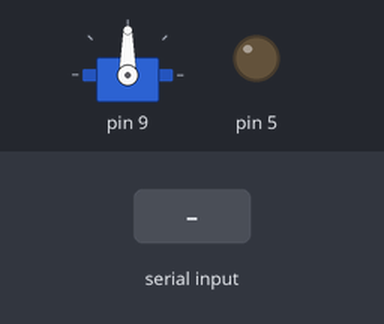
The program below on a simulated Arduino Uno, built with avr-gcc and run on an emulated ATmega328P. Shown: servo, output pins drawn as LEDs (lit = HIGH). Inputs (shaded band) come from the test bench. What the program prints to the serial monitor is not drawn.

Above: at 0.1 s.
At 1.4 s:
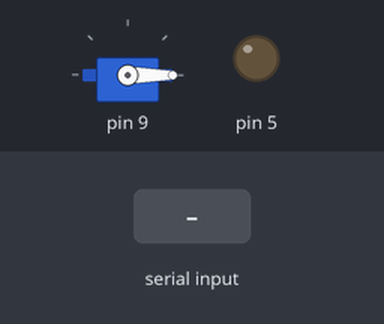
1.5 s: "ON\n" received over Serial
Timing chart, 0 to 4.5 s (numbered marks = the images above; inputs shaded):
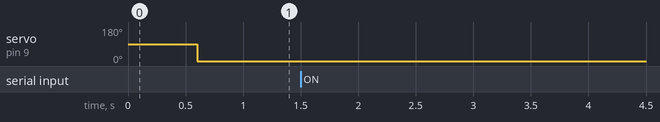

Measured:
- after the input at 1.5 s, every drawn part: stays the same

The program:

main.cpp
```cpp
#include <Arduino.h>
#include <ArduinoJson.h>
#include "scheduler/Scheduler.h"
#include "tasks/MsgService.h"
#include "tasks/RollerBlindsTask.h"
#include "tasks/BlinkTask.h"
#include "tasks/SerialTask.h"
#include "tasks/BtTask.h"
#include "devices/ServoMotor.h"

Scheduler sched;
ServoMotor* servoMotor = new ServoMotor(9);

Task* rollerBlinds = new RollerBlindsTask(servoMotor);
Task* blinking = new BlinkTask(5);
Task* serial = new SerialTask();
Task* bt = new BtTask(3, 2, 5, servoMotor);

void setup() {
  servoMotor->on();

  sched.init(200);

  Serial.begin(9600);

  rollerBlinds->init(500);
  blinking->init(200);
  serial->init(1000);
  bt->init(200);

  sched.addTask(blinking);
  sched.addTask(serial);
  sched.addTask(rollerBlinds);
  sched.addTask(bt);

}

void loop() {
  sched.schedule();
}
```

Led.cpp
```cpp
#include "Arduino.h"
#include "Led.h"

bool lightOn = false;

Led::Led(int pin) {
  this->pin = pin;
  pinMode(pin,OUTPUT);
}

void Led::switchOn() {
  lightOn = true;
  digitalWrite(pin,HIGH);
}

void Led::switchOff() {
  lightOn = false;
  digitalWrite(pin,LOW);
};
```

Led.h
```cpp
#ifndef __LED__
#define __LED__

extern bool lightOn;

class Led {
public:
	Led(int pin);
	void switchOn();
	void switchOff();

private:
	int pin;
};

#endif
```

ServoMotor.cpp
```cpp
#include "ServoMotor.h"
#include "Arduino.h"

#define MAX_ANGLE 180
#define POT_VALUE 1023

ServoMotor::ServoMotor(const int pin) {
  this->pin = pin;
  pinMode(pin, OUTPUT);
}

void ServoMotor::on() {
  motor.attach(pin);
}

void ServoMotor::move(int angle) {
  if(readAngle() != angle){
    motor.write(angle);
  }
}

int ServoMotor::readAngle() {
  return this->motor.read();
}

void ServoMotor::off() {
  motor.detach();
}
```

ServoMotor.h
```cpp
#ifndef __SERVOMOTOR__
#define __SERVOMOTOR__

#include "Servo.h"

class ServoMotor {
public:
  ServoMotor(const int pin);
  void on();
  void move(int angle);
  int readAngle();
  void off();

private:
  int pin;
  Servo motor;
};

#endif
```

Scheduler.cpp
```cpp
#include "Scheduler.h"
#include <TimerOne.h>

volatile bool timerFlag;

void timerHandler(void) {
  timerFlag = true;
}

void Scheduler::init(int basePeriod) {
  this->basePeriod = basePeriod;
  this->previousMillis = 0;
  timerFlag = false;
  nTasks = 0;
}

bool Scheduler::addTask(Task* task) {
  if (nTasks < MAX_TASKS-1) {
    taskList[nTasks] = task;
    nTasks++;
    return true;
  } else {
    return false;
  }
}

void Scheduler::schedule() {
  this->currentMillis = millis();
  if(this->currentMillis - this->previousMillis > basePeriod) {
    this->previousMillis = this->currentMillis;
    for (int i = 0; i < nTasks; i++) {
      if (taskList[i]->updateAndCheckTime(basePeriod)) {
        taskList[i]->tick();
      }
    }
  }
}
```

Scheduler.h
```cpp
#ifndef __SCHEDULER__
#define __SCHEDULER__

#include "..\tasks\Task.h"

#define MAX_TASKS 50

class Scheduler {
public:
  void init(int basePeriod);
  virtual bool addTask(Task* task);
  virtual void schedule();

private:
  unsigned int basePeriod;
  unsigned int currentMillis;
  unsigned int previousMillis;
  int nTasks;
  Task* taskList[MAX_TASKS];
};

#endif
```

BlinkTask.cpp
```cpp
#include "BlinkTask.h"

BlinkTask::BlinkTask(int pin){
  this->led = new Led(pin);
}

void BlinkTask::init(int period){
  Task::init(period);
  ledState = AUTO;
}

void BlinkTask::tick(){
  if(automatic) {
    ledState = AUTO;
  } else {
    ledState = MANUAL;
  }

  switch (ledState){
    case AUTO:
      if(movement_rel && !is_day) {
        led->switchOn();
        light_on = true;
      } else {
        led->switchOff();
        light_on = false;
      }
    break;

    case MANUAL:
      light_on = is_light;
      if(is_light) {
        led->switchOn();
      } else {
        led->switchOff();
      }
    break;
  }
}
```

BlinkTask.h
```cpp
#ifndef __BLINKTASK__
#define __BLINKTASK__

#include "Task.h"
#include "../devices/Led.h"
#include "SerialTask.h"

class BlinkTask: public Task {
public:
  BlinkTask(int pin);
  void init(int period);
  void tick();

private:
  Led* led;
  enum { AUTO, MANUAL} ledState;
};

#endif
```

BtTask.cpp
```cpp
#include "BtTask.h"
#include <ArduinoJson.h>

BtTask::BtTask(int rxPin, int txPin, int ledPin, ServoMotor* servoMotor){
    this->rxPin = rxPin;
    this->txPin = txPin;
    this->led = new Led(ledPin);
    this->servo = servoMotor;
}

void BtTask::init(int period){
    Task::init(period);
    channel = new SoftwareSerial(rxPin, txPin);
    channel->begin(9600);
}

void BtTask::tick(){
    curr_millis = millis();

    /*
        If the timer has expired and there is a bluetooth
        command active, the state returns to automatic.
    */
    if(curr_millis - prev_millis > 10000 && bt_command) {
        bt_command = false;
        automatic = true;
        prev_millis = curr_millis;
    }

    /*
        Chek if there is data transmitted via BT in the Serial channel,
        then read character by character until the end of the message.
    */
    if (channel->available()) {
        msgChar = (char)channel->read();
        BT_input = "";

        while(msgChar != '\n') {
            BT_input.concat(msgChar);
            msgChar = (char)channel->read();
        }

        StaticJsonDocument<56> doc;
        deserializeJson(doc, BT_input);

        bt_command = true;
        automatic = false;

        int angle = (int)(doc["State"]);

        if(doc["State"] == "ON") {
            led->switchOn();
            light_on = true;
            is_light = true;
        } else if (doc["State"] == "OFF") {
            led->switchOff();
            light_on = false;
            is_light = false;
        } else if ((angle >= 0 ) && (angle <= 100)) {
            angle = map(angle, 0, 100, 0, 180);
            servo->move(angle);
            rollerBlindsOpening = angle;
        }
        prev_millis= millis();
    }
}
```

BtTask.h
```cpp
#ifndef __BTTASK__
#define __BTTASK__

#include "Task.h"
#include "SoftwareSerial.h"
#include "MsgService.h"
#include "../devices/Led.h"
#include "../devices/ServoMotor.h"
#include "SerialTask.h"

class BtTask: public Task {

public:
    BtTask(int rxPin, int txPin, int ledPin, ServoMotor* servoMotor);
    void init(int period);
    void tick();

private:
    int rxPin;
    int txPin;
    unsigned long prev_millis = 0;
    unsigned long curr_millis = 0;
    String BT_input;                    // to store the complete message received via BT.
    char msgChar;                       // to store input character received via BT.
    Led* led;                           // the led to turn on/off.
    ServoMotor* servo;                  // the servoMotor to move.
    SoftwareSerial* channel;            // the channel where to read the data transmitted via BT.
};

#endif
```

MsgService.cpp
```cpp
#include "Arduino.h"
#include "MsgService.h"

bool MsgServiceClass::isMsgAvailable(){
  return this->msgAvailable;
}

Msg* MsgServiceClass::receiveMsg(){
  if (this->msgAvailable){
    Msg* msg = currentMsg;
    this->msgAvailable = false;
    this->currentMsg = NULL;
    this->content = "";
    return msg;
  } else {
    return NULL;
  }
}

void MsgServiceClass::init(){
  Serial.begin(9600);
  while(!Serial) {

  }
  this->content.reserve(256);
  this->content = "";
  this->currentMsg = NULL;
  this->msgAvailable = false;
}

void MsgServiceClass::sendMsg(const String& msg){
  Serial.println(msg);
}

void MsgServiceClass::serialEvent() {
  /* reading the content */
  while (Serial.available()) {
    char ch = (char) Serial.read();
    if (ch == '\n'){
      this->currentMsg = new Msg(this->content);
      this->msgAvailable = true;
    } else {
      this->content += ch;
    }
  }
}
```

MsgService.h
```cpp
#ifndef __MSGSERVICE__
#define __MSGSERVICE__

#include "Arduino.h"

class Msg {
  String content;

public:
  Msg(String content){
    this->content = content;
  }

  String getContent(){
    return content;
  }
};

class Pattern {
public:
  virtual boolean match(const Msg& m) = 0;
};

class MsgServiceClass {

public:
  String content;

  Msg* currentMsg;
  bool msgAvailable;

  void init();

  bool isMsgAvailable();
  Msg* receiveMsg();

  void sendMsg(const String& msg);

  void serialEvent();
};

extern MsgServiceClass MsgService;

#endif
```

RollerBlindsTask.cpp
```cpp
#include "RollerBlindsTask.h"

RollerBlindsTask::RollerBlindsTask(ServoMotor* servoMotor){
  this->servo = servoMotor;
}

void RollerBlindsTask::init(int period){
  Task::init(period);
  rollerBlindsState = AUTO;
}

void RollerBlindsTask::tick(){
  if(automatic) {
    rollerBlindsState = AUTO;
  } else {
    rollerBlindsState = MANUAL;
  }

  switch (rollerBlindsState){
    case AUTO:
      if(!is_day && !movement_rel) {
        servo->move(0);
      } else if(is_day && movement_rel) {
        servo->move(180);
      }
    break;

    case MANUAL:
      servo->move(rollerBlindsOpening);
    break;
  }
}
```

RollerBlindsTask.h
```cpp
#ifndef __ROLLERBLINDSTASK__
#define __ROLLERBLINDSTASK__

#include "Task.h"
#include "../devices/ServoMotor.h"
#include "SerialTask.h"

class RollerBlindsTask: public Task {
public:
  RollerBlindsTask(ServoMotor* servoMotor);
  void init(int period);
  void tick();

private:
  ServoMotor* servo;
  enum { AUTO, MANUAL} rollerBlindsState;
};

#endif
```

SerialTask.cpp
```cpp
#include "SerialTask.h"

bool is_light = false;
bool light_on = false;
bool is_day = false;
bool movement_rel = false;
int rollerBlindsOpening = 0;
bool automatic = true;
bool bt_command = false;

void SerialTask::init(int period) {
  Task::init(period);
  MsgService.init();
}

void SerialTask::tick() {
  MsgService.serialEvent();

  if (MsgService.isMsgAvailable()) {
    Msg* msg = MsgService.receiveMsg();
    StaticJsonDocument<112> body;
    StaticJsonDocument<112> data;

    deserializeJson(body, msg->getContent());

    /* if there is a bluetooth command, arduino ignore java messages */
    if(!bt_command) {
      automatic = body["automatic"];
      is_light = body["lightOn"];
      is_day = body["day"];
      movement_rel = body["movement"];
      rollerBlindsOpening = body["rollerBlindsAngle"];
    }

    data["automatic"] = automatic;
    data["lightOn"] = light_on;
    data["day"] = body["day"];
    data["movement"] = body["movement"];
    data["rollerBlindsAngle"] = rollerBlindsOpening;
    data["btCommand"] = bt_command;

    serializeJson(data, Serial);
    Serial.println("");

    delete msg;
  }
}
```

SerialTask.h
```cpp
#ifndef __SERIALTASK__
#define __SERIALTASK__

#include "Task.h"
#include "tasks/MsgService.h"
#include <ArduinoJson.h>

extern bool is_light;
extern bool light_on;
extern bool is_day;
extern bool movement_rel;
extern int rollerBlindsOpening;
extern bool automatic;
extern bool bt_command;

class SerialTask: public Task {
public:
  void init(int period);
  void tick();

private:
  MsgServiceClass MsgService;
};

#endif
```

Task.h
```cpp
#ifndef __TASK__
#define __TASK__

#include "Arduino.h"

class Task {
public:
  virtual void init(int period) {
    this->myPeriod = period;
    timeElapsed = 0;
  }

  virtual void tick() = 0;

  bool updateAndCheckTime(int basePeriod) {
    timeElapsed += basePeriod;
    if (timeElapsed >= this->myPeriod) {
      timeElapsed = 0;
      return true;
    } else {
      return false;
    }
  }

  void setPeriod(int period) {
    this->myPeriod = period;
  }

protected:
  int myPeriod;
  int timeElapsed;
};

#endif
```
